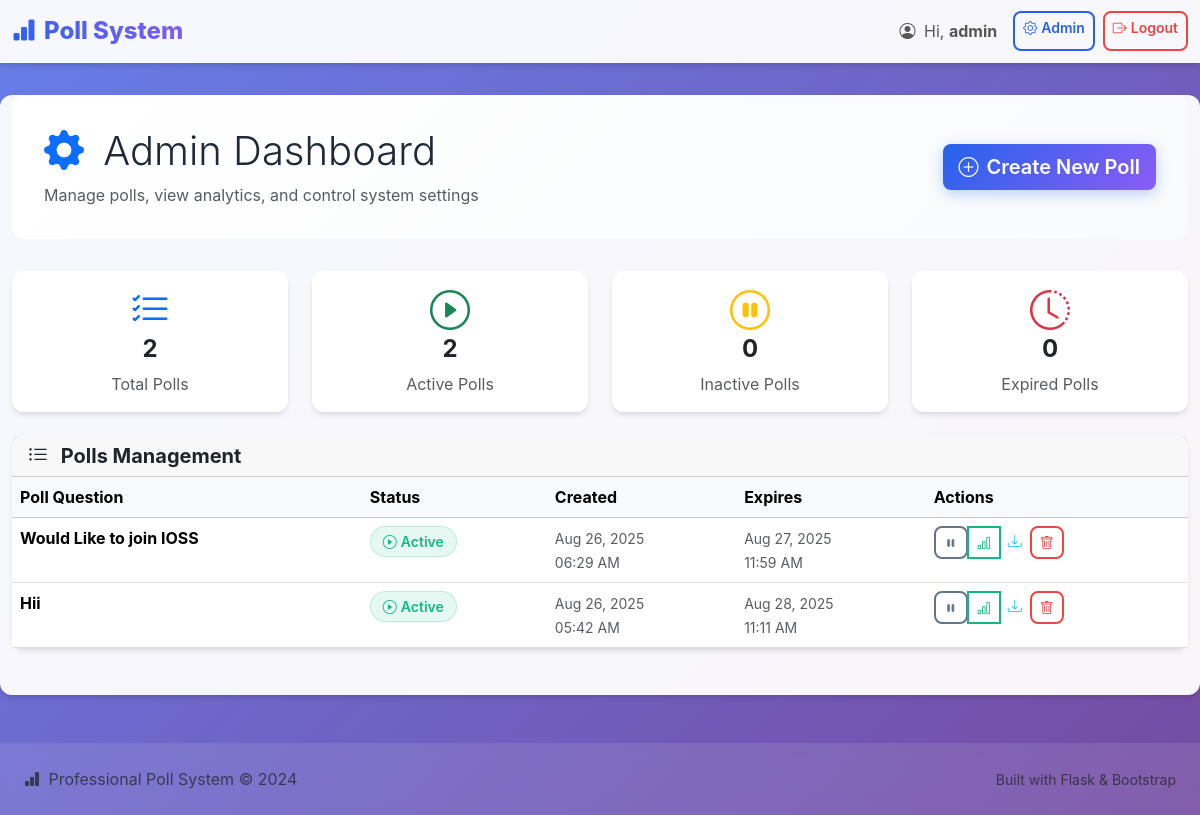
The page /admin (signed in) on the database its author committed.
### app.py (models this page shows)
class User(db.Model):
    id = db.Column(db.Integer, primary_key=True)
    username = db.Column(db.String(150), unique=True, nullable=False)
    password = db.Column(db.String(300), nullable=False)
    is_admin = db.Column(db.Boolean, default=False)

class Poll(db.Model):
    id = db.Column(db.Integer, primary_key=True)
    question = db.Column(db.String(600), nullable=False)
    created_at = db.Column(db.DateTime, default=datetime.utcnow)
    expiry = db.Column(db.DateTime, nullable=True)   # optional expiry
    active = db.Column(db.Boolean, default=True)     # admin can deactivate
    options = db.relationship("Option", backref="poll", cascade="all, delete-orphan")

### app.py (the view)
@app.route("/admin")
@admin_required
def admin_dashboard():
    polls = Poll.query.order_by(Poll.created_at.desc()).all()
    return render_template("admin.html", polls=polls)

### app.py (called while the page is built)
def current_user():
    uid = session.get("user_id")
    if not uid:
        return None
    return User.query.get(uid)

def admin_required(fn):
    from functools import wraps
    @wraps(fn)
    def wrapper(*args, **kwargs):
        u = current_user()
        if not u or not u.is_admin:
            flash("Admin access required.", "warning")
            return redirect(url_for("index"))
        return fn(*args, **kwargs)
    return wrapper

### templates/admin.html (shortened to what this page needs)
{% extends "base.html" %}
{% block content %}
<div class="row">
  <div class="col-12">
    <div class="dashboard-card">
      <div class="d-flex justify-content-between align-items-center">
        <div>
          <h1 class="display-6 mb-2">
            <i class="bi bi-gear-fill text-primary me-2"></i>
            Admin Dashboard
          </h1>
          <p class="text-muted mb-0">Manage polls, view analytics, and control system settings</p>
        </div>
        <a class="btn btn-primary btn-lg" href="{{ url_for('create_poll') }}">
          <i class="bi bi-plus-circle me-2"></i>Create New Poll
        </a>
      </div>
    </div>
    <div class="row g-4 mb-4">
      <div class="col-md-3">
        <div class="card text-center">
          <div class="card-body">
            <i class="bi bi-list-check display-6 text-primary mb-2"></i>
            <h4 class="card-title">{{ polls|length }}</h4>
            <p class="card-text text-muted">Total Polls</p>
          </div>
        </div>
      </div>
      <div class="col-md-3">
        <div class="card text-center">
          <div class="card-body">
            <i class="bi bi-play-circle display-6 text-success mb-2"></i>
            <h4 class="card-title">{{ polls|selectattr("active")|list|length }}</h4>
            <p class="card-text text-muted">Active Polls</p>
          </div>
        </div>
      </div>
      <div class="col-md-3">
        <div class="card text-center">
          <div class="card-body">
            <i class="bi bi-pause-circle display-6 text-warning mb-2"></i>
            <h4 class="card-title">{{ polls|rejectattr("active")|list|length }}</h4>
            <p class="card-text text-muted">Inactive Polls</p>
          </div>
        </div>
      </div>
      <div class="col-md-3">
        <div class="card text-center">
          <div class="card-body">
            <i class="bi bi-clock-history display-6 text-danger mb-2"></i>
            <h4 class="card-title">0</h4>
            <p class="card-text text-muted">Expired Polls</p>
          </div>
        </div>
      </div>
    </div>
    <div class="card">
      <div class="card-header">
        <h5 class="card-title mb-0">
          <i class="bi bi-list-ul me-2"></i>
          Polls Management
        </h5>
      </div>
      <div class="card-body p-0">
        {% if polls %}
          <div class="table-responsive">
            <table class="table table-hover mb-0">
              <thead class="table-light">
                <tr>
                  <th>Poll Question</th>
                  <th>Status</th>
                  <th>Created</th>
                  <th>Expires</th>
                  <th>Actions</th>
                </tr>
              </thead>
              <tbody>
                {% for p in polls %}
                <tr>
                  <td>
                    <div class="fw-bold">{{ p.question }}</div>
                  </td>
                  <td>
                    {% if p.active %}
                      <span class="status-badge status-active">
                        <i class="bi bi-play-circle me-1"></i>Active
                      </span>
                    {% else %}
                      <span class="status-badge status-inactive">
                        <i class="bi bi-pause-circle me-1"></i>Inactive
                      </span>
                    {% endif %}
                  </td>
                  <td>
                    <small class="text-muted">
                      {{ p.created_at.strftime('%b %d, %Y') }}<br>
                      {{ p.created_at.strftime('%I:%M %p') }}
                    </small>
                  </td>
                  <td>
                    {% if p.expiry %}
                      <small class="text-muted">
                        {{ p.expiry.strftime('%b %d, %Y') }}<br>
                        {{ p.expiry.strftime('%I:%M %p') }}
                      </small>
                    {% else %}
                      <small class="text-muted">Never</small>
                    {% endif %}
                  </td>
                  <td>
                    <div class="btn-group" role="group">
                      <form method="post" action="{{ url_for('toggle_poll', poll_id=p.id) }}" class="d-inline">
                        <button class="btn btn-sm btn-outline-secondary" type="submit" title="Toggle Status">
                          {% if p.active %}
                            <i class="bi bi-pause-fill"></i>
                          {% else %}
                            <i class="bi bi-play-fill"></i>
                          {% endif %}
                        </button>
                      </form>
                      <a class="btn btn-sm btn-outline-success" href="{{ url_for('admin_results', poll_id=p.id) }}" title="View Results">
                        <i class="bi bi-bar-chart"></i>
                      </a>
                      <a class="btn btn-sm btn-outline-info" href="{{ url_for('export_poll_csv', poll_id=p.id) }}" title="Export CSV">
                        <i class="bi bi-download"></i>
                      </a>
                      <form method="post" action="{{ url_for('delete_poll', poll_id=p.id) }}" class="d-inline">
                        <button class="btn btn-sm btn-outline-danger" type="submit"
                                onclick="return confirm('Are you sure you want to delete this poll? This action cannot be undone.')"
                                title="Delete Poll">
                          <i class="bi bi-trash"></i>
                        </button>
                      </form>
                    </div>
                  </td>
                </tr>
                {% endfor %}
              </tbody>
            </table>
          </div>
        {% endif %}
      </div>
    </div>
  </div>
</div>
{% endblock %}

### templates/base.html (shortened to what this page needs)
<!doctype html>
<html lang="en">
<head>
  <link href="https://cdn.jsdelivr.net/npm/bootstrap@5.3.2/dist/css/bootstrap.min.css" rel="stylesheet">
  <link href="https://cdn.jsdelivr.net/npm/bootstrap-icons@1.11.0/font/bootstrap-icons.css" rel="stylesheet">
  <link rel="stylesheet" href="{{ url_for('static', filename='style.css') }}">
</head>
<body>
  <nav class="navbar navbar-expand-lg sticky-top">
    <div class="container">
      <a class="navbar-brand d-flex align-items-center" href="{{ url_for('index') }}">
        <i class="bi bi-bar-chart-fill me-2"></i>
        Poll System
      </a>
      <div class="collapse navbar-collapse" id="navbarNav">
        <div class="navbar-nav ms-auto">
          {% if session.username %}
            <div class="navbar-text me-3">
              <i class="bi bi-person-circle me-1"></i>
              Hi, <strong>{{ session.username }}</strong>
            </div>
            {% if session.is_admin %}
              <a class="btn btn-sm btn-outline-primary me-2" href="{{ url_for('admin_dashboard') }}">
                <i class="bi bi-gear me-1"></i>Admin
              </a>
            {% else %}
              <a class="btn btn-sm btn-outline-primary me-2" href="{{ url_for('my_votes') }}">
                <i class="bi bi-check2-square me-1"></i>My Votes
              </a>
            {% endif %}
            <a class="btn btn-sm btn-outline-danger" href="{{ url_for('logout') }}">
              <i class="bi bi-box-arrow-right me-1"></i>Logout
            </a>
          {% endif %}
        </div>
      </div>
    </div>
  </nav>
  <main class="container fade-in">
    {% block content %}{% endblock %}
  </main>
  <footer class="container-fluid py-4 mt-5" style="background: rgba(255, 255, 255, 0.1); backdrop-filter: blur(10px);">
    <div class="container">
      <div class="row align-items-center">
        <div class="col-md-6">
          <p class="text-muted mb-0">
            <i class="bi bi-bar-chart-fill me-1"></i>
            Professional Poll System &copy; 2024
          </p>
        </div>
        <div class="col-md-6 text-md-end">
          <small class="text-muted">
            Built with Flask & Bootstrap
          </small>
        </div>
      </div>
    </div>
  </footer>
</body>
</html>

### static/style.css (style rules this page uses)
:root { --primary-color: #2563eb; --primary-hover: #1d4ed8; --secondary-color: #64748b; --success-color: #10b981; --warning-color: #f59e0b; --danger-color: #ef4444; --light-bg: #f8fafc; --card-shadow: 0 4px 6px -1px rgba(0, 0, 0, 0.1), 0 2px 4px -1px rgba(0, 0, 0, 0.06); --card-shadow-hover: 0 10px 15px -3px rgba(0, 0, 0, 0.1), 0 4px 6px -2px rgba(0, 0, 0, 0.05); --border-radius: 12px; --transition: all 0.3s cubic-bezier(0.4, 0, 0.2, 1); }
body { font-family: -apple-system, BlinkMacSystemFont, "Segoe UI", Roboto, "Helvetica Neue", Arial, sans-serif; background: linear-gradient(135deg, #667eea 0%, #764ba2 100%); min-height: 100vh; }
.navbar { background: rgba(255, 255, 255, 0.95) !important; backdrop-filter: blur(10px); border-bottom: 1px solid rgba(255, 255, 255, 0.2); box-shadow: var(--card-shadow); }
.navbar-brand { font-weight: 800; font-size: 1.5rem; color: var(--primary-color) !important; background: linear-gradient(45deg, var(--primary-color), #8b5cf6); -webkit-background-clip: text; -webkit-text-fill-color: transparent; background-clip: text; }
.container { max-width: 1200px; }
main.container { background: rgba(255, 255, 255, 0.95); backdrop-filter: blur(10px); border-radius: var(--border-radius); box-shadow: var(--card-shadow); margin-top: 2rem; margin-bottom: 2rem; min-height: calc(100vh - 200px); }
.card { border: none; border-radius: var(--border-radius); box-shadow: var(--card-shadow); transition: var(--transition); background: rgba(255, 255, 255, 0.9); backdrop-filter: blur(5px); }
.btn { border-radius: 8px; font-weight: 600; transition: var(--transition); border: none; position: relative; overflow: hidden; }
.btn::before { content: ''; position: absolute; top: 0; left: -100%; width: 100%; height: 100%; background: linear-gradient(90deg, transparent, rgba(255, 255, 255, 0.2), transparent); transition: var(--transition); }
.btn-primary { background: linear-gradient(135deg, var(--primary-color), #8b5cf6); border: none; box-shadow: 0 4px 14px 0 rgba(37, 99, 235, 0.3); }
.btn-outline-primary { border: 2px solid var(--primary-color); color: var(--primary-color); background: transparent; }
.btn-outline-success { border: 2px solid var(--success-color); color: var(--success-color); }
.btn-outline-danger { border: 2px solid var(--danger-color); color: var(--danger-color); }
.btn-outline-secondary { border: 2px solid var(--secondary-color); color: var(--secondary-color); }
h1, h2, h3, h4, h5, h6 { color: #1f2937; font-weight: 700; }
.dashboard-card { background: linear-gradient(135deg, rgba(255, 255, 255, 0.9), rgba(248, 250, 252, 0.9)); backdrop-filter: blur(10px); border-radius: var(--border-radius); padding: 2rem; margin-bottom: 2rem; }
.status-badge { display: inline-block; padding: 0.25rem 0.75rem; border-radius: 50px; font-size: 0.875rem; font-weight: 600; }
.status-active { background: rgba(16, 185, 129, 0.1); color: var(--success-color); border: 1px solid rgba(16, 185, 129, 0.2); }
.fade-in { animation: fadeIn 0.5s ease-in; }

### rows shown on the page
User: username "admin"
Poll: question "Would Like to join IOSS", active True (drawn), created_at "Aug 26, 2025", created_at "06:29 AM", expiry "Aug 27, 2025", expiry "11:59 AM"
Poll: question "Hii", active True (drawn), created_at "Aug 26, 2025", created_at "05:42 AM", expiry "Aug 28, 2025", expiry "11:11 AM"

### other values the page prints
{{ polls|length }} "2"
{{ polls|selectattr("active")|list|length }} "2"
{{ polls|rejectattr("active")|list|length }} "0"
